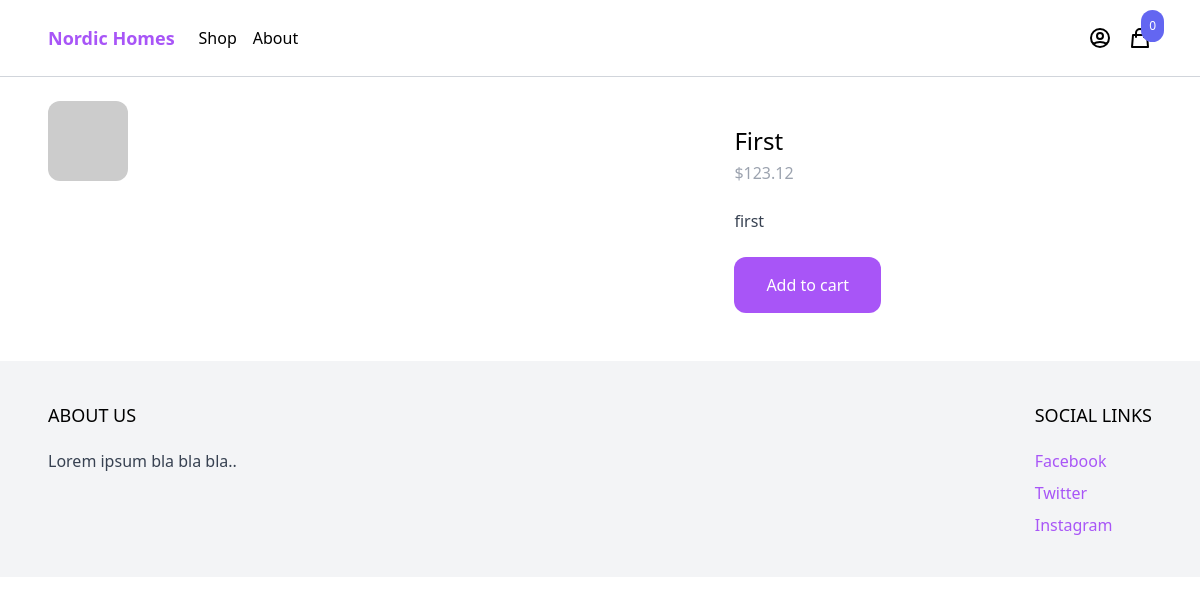
Page /product/first/ on the committed database.
### product/models.py (models this page shows, shortened)
class Product(models.Model):
    category = models.ForeignKey(
        Category, related_name='products', on_delete=models.CASCADE)
    name = models.CharField(max_length=255)
    description = models.TextField(blank=True, null=True)
    price = models.IntegerField()
    image = models.ImageField(upload_to='uploads/', blank=True, null=True)
    thumbnail = models.ImageField(upload_to='uploads/', blank=True, null=True)
    slug = models.SlugField()
    created_at = models.DateTimeField(auto_now_add=True)
    @property
    def get_display_price(self):
        return self.price / 100

### product/views.py (the view)
# urls.py: path('product/<slug:slug>/', views.ProductView.as_view(), name='product')
class ProductView(generic.DetailView):
    queryset = Product.objects.all().select_related('category')
    slug_field = 'slug'
    slug_url_kwargs = 'slug'
    context_object_name = 'product'
    template_name = 'product/product.html'

### cart/cart.py (called while the page is built)
    def __len__(self):
        return sum(item['quantity'] for item in self.cart.values())

### cart/context_processors.py (called while the page is built)
def cart(request):
    return {'cart': Cart(request)}

### product/templates/product/product.html (shortened to what this page needs)
{% extends 'core/base.html' %}
{% block content %}
  <div class="max-w-6xl mx-auto flex flex-wrap py-6 px-6 xl:px-0">
    <div class="images w-full mb-6 lg:mb-0 lg:w-3/5">
      <img
          class="rounded-xl"
          src="
              {% if product.image %}{{ product.image.url }}{% else %}https://via.placeholder.com/240x240x.jpg{% endif %}"
      >
    </div>
    <div class="information w-full lg:w-2/5 lg:p-6">
      <h1 class="text-2xl">{{ product.name }}</h1>
      <p class="mt-1 text-gray-400">${{ product.get_display_price }}</p>
      {% if product.description %}
        <p class="mt-6 text-gray-700">
          {{ product.description }}
        </p>
      {% endif %}
      <a
          href="#"
          class="mt-6 inline-block px-8 py-4 rounded-xl bg-purple-500 text-white hover:bg-purple-700"
          hx-get="{% url 'add_to_cart' product.id %}"
          hx-target="#menu-cart-button"
          hx-swap="outerHTML"
      >
        Add to cart
      </a>
    </div>
  </div>
{% endblock %}

### rows in the picture
Product: name "First", get_display_price "123.12", description "first"

### other values in the picture
{{ cart|length }} "0"
